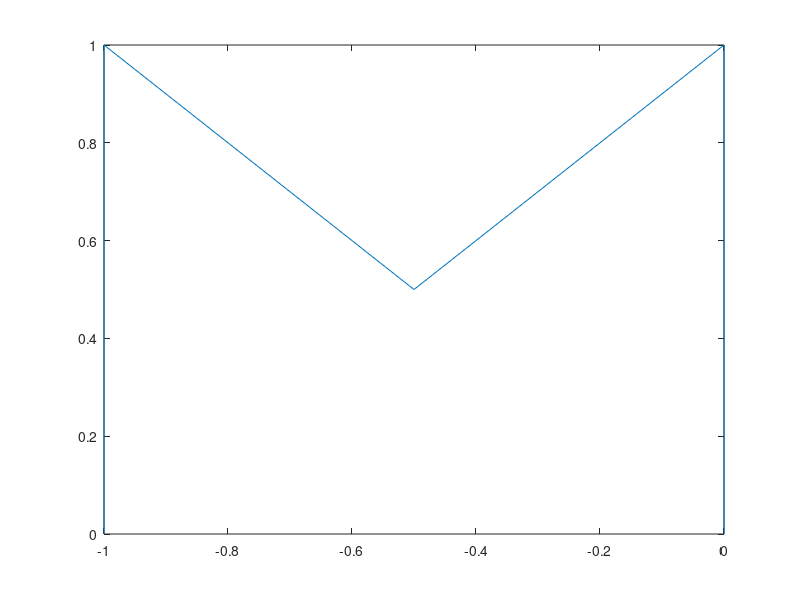

The MATLAB source for this figure: (Note: this script raises an error after producing the figure.)
% [x,y,z] = hilbert3(2); 
% plot3(x,y,z)

x1 = [-1 -1 -1/2 0 0];
y1 = [0 1 1/2 1 0];
plot(x1, y1)

hold on
[x, y] = hilbert(2);
plot(x, y)

%svd matlab